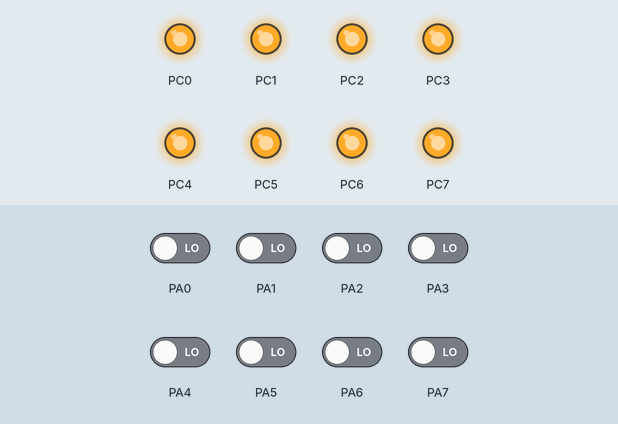
This program was run on a simulated ATmega128, built with avr-gcc and emulated at 16 MHz. Shown: output pins drawn as LEDs (lit = HIGH). The inputs (shaded band) are chosen by the test bench; at power-on: PA0–7 LOW.

Above: at 0.1 s.
Timing chart, 0 to 1.6 s (numbered marks = the images above):
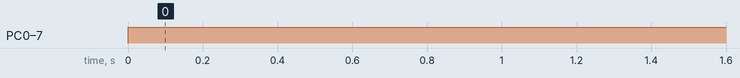

Measured:
- by itself, PC0–7: LOW → HIGH at 0.00 s

The program:

main.c
```c
/*
 * Exe1.c
 *
 * Created: 07/03/2026 09:54:48
 * Author : DEE
 */

#include <avr/io.h>

#define SW1	0b11111110
#define SW2	0b11111101
#define SW3	0b11111011
#define SW4	0b11110111
#define SW6	0b11011111

#define D1D8	0b01111110
#define D2D7	0b10111101
#define D3D6	0b11011011
#define D4D5	0b11100111

int main(void)
{
    /* Replace with your application code */
	DDRA = 0b00000000;
	PORTA = 0b00000000;
	DDRC = 0b11111111;
	PORTC = 0b11111111;
    while (1)
    {
		if (PINA == SW1)
		{
			PORTC &= D1D8;//PORTC = PORTC & 0b01111110;
		}
		if (PINA == SW2)
		{
			PORTC &= D2D7;
		}
		if (PINA == SW3)
		{
			PORTC &=D3D6;
		}
		if (PINA == SW4)
		{
			PORTC &= D4D5;
		}
		if (PINA == SW6)
		{
			PORTC = 0b11111111;
		}
    }
}
```
